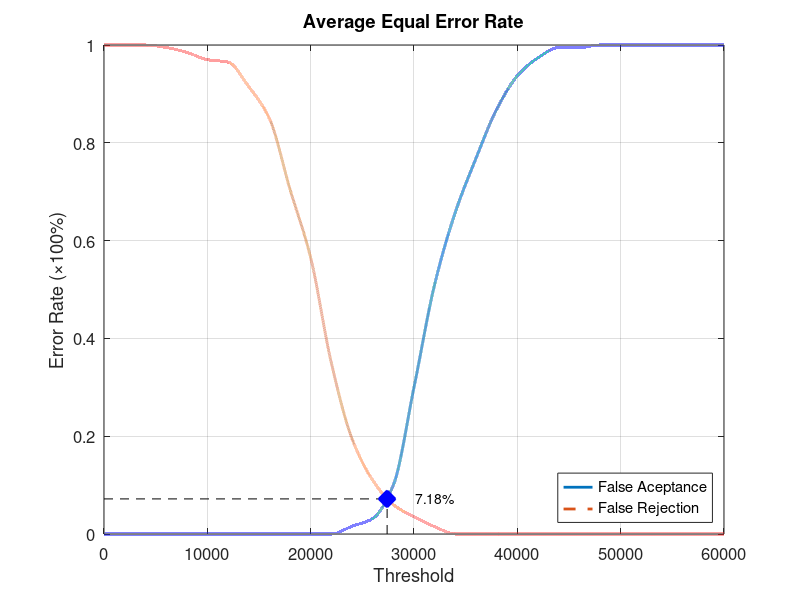
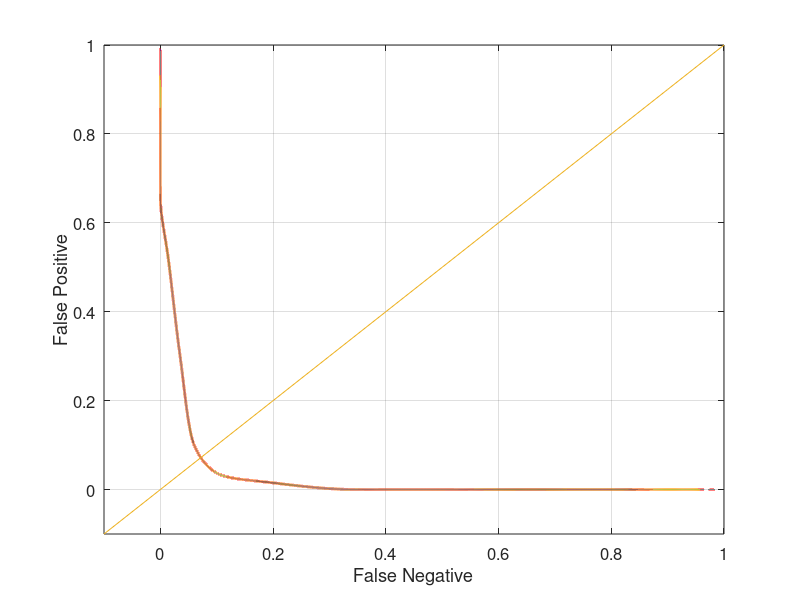

Source code (MATLAB) for these figures, in order:
function yEER = Database3_2
close all;
clear;
clc;
x = 0:2000:60000;
xq = 0:0.5:60000;

y0 = [0 0 0 0 0 0 0 0 0 0 0 0 0.0157895 0.0315789 0.1 0.3 0.510526 0.657895 0.768421 0.868421 0.936842 0.973684 0.994737 0.994737 1 1 1 1 1 1 1];
yy0 = interp1(x, y0, xq, 'pchip');
y1 = [1 1 1 0.995 0.985 0.97 0.965 0.915 0.85 0.705 0.565 0.35 0.195 0.11 0.06 0.035 0.015 0 0 0 0 0 0 0 0 0 0 0 0 0 0];
yy1 = interp1(x, y1, xq, 'pchip');

% Calculating EER: 
y2 = abs(y0 - y1);
find(y2 == min(y2))
yy2 = abs(yy0 - yy1);
xEER = find(yy2 == min(yy2));
xEERIndex = xq(xEER) % X-axis EER
yEER = yy0(xEER) % Y-axis EER

main = figure
plot(xq, yy0,'-','LineWidth', 2);	hold on
plot(xq, yy1,'--','LineWidth', 2);	hold on
plot([xEERIndex xEERIndex], [0 yEER], 'k--');	hold on
plot([0 xEERIndex], [yEER yEER], 'k--');	hold on
plot(xEERIndex, yEER, 'bx', 'LineWidth', 10);	hold on
text(xEERIndex + 10 * xEERIndex / 100, yEER, [num2str(round((10000 * yEER)) / 100) '%'])
legend('False Aceptance', 'False Rejection', 'Location', 'SouthEast')
xlabel('Threshold')
ylabel('Error Rate (\times100%)')
title('Average Equal Error Rate')
set(gca, 'FontSize', 12)
axis([0 60000 0 1])
grid on

print(main, 'Database3_2Main', '-dpng');
FNRxFPR = figure('Color', [1 1 1]);
plot(yy1, yy0, '-', yy1, yy0, 'LineWidth', 2);
hold on
y = -0.1:0.1:1
plot(y, y); 
set(gca, 'FontSize', 12)
xlabel('False Negative')
ylabel('False Positive')
axis([-0.1 1 -0.1 1])
set(gca, 'FontSize', 12)
grid on

print(FNRxFPR, 'Database3_2FNRxFPR','-dpng');
end
